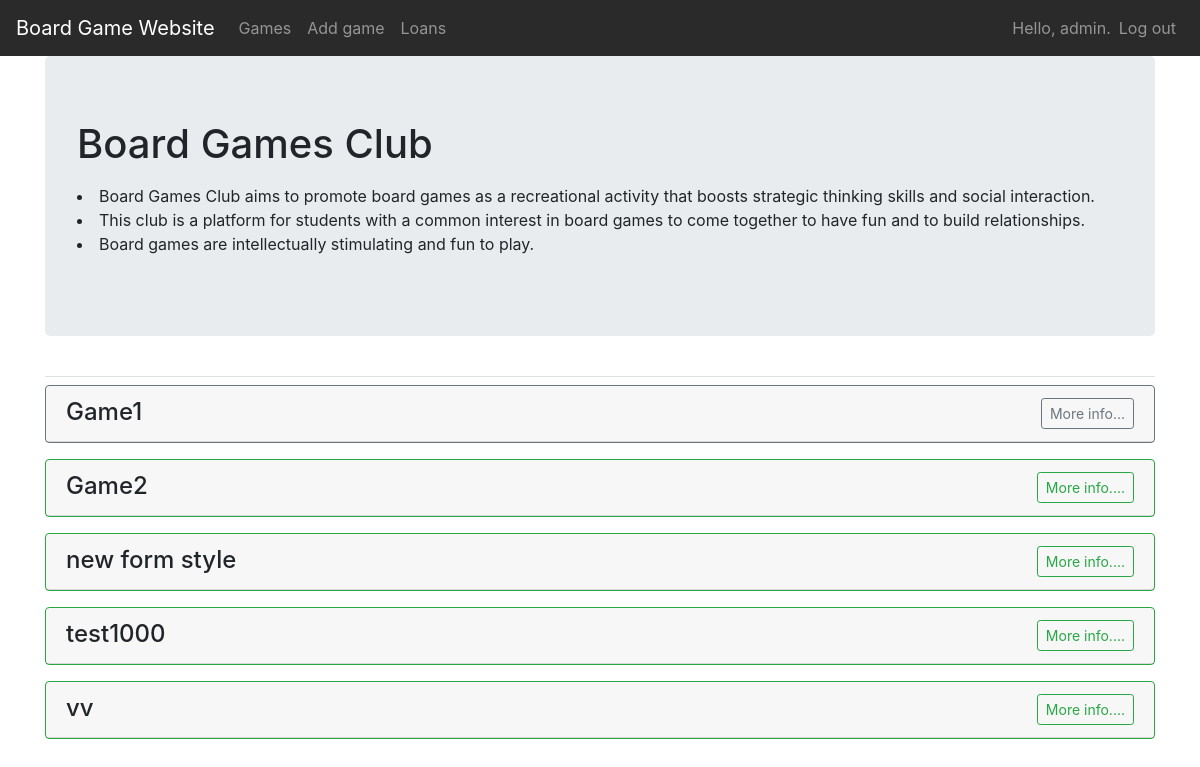
The app's page /games/ (signed in) with its own data.
### board_games/models.py (models this page shows)
class BoardGame(models.Model):
    game = models.CharField(max_length=100)
    genre = models.CharField(max_length=200)
    year_published = models.IntegerField()
    description = models.CharField(max_length=500)
    owner = models.ForeignKey(User, on_delete=models.CASCADE)
    loaned = models.BooleanField(default=False)
    def __str__(self):
        return self.game

### board_games/views.py (the view)
# urls.py: path("games/", views.games, name="games"),
@login_required
def games(request):
    games = BoardGame.objects.order_by("game")
    context = {"games": games}
    return render(request, "board_games/games.html", context)

### board_games/templates/board_games/games.html
{% extends 'board_games/base.html' %}
{% block page_header %}
<div class="jumbotron">
  <h1>Board Games Club</h1>
  <p><li>
        Board Games Club aims to promote board games as a recreational activity that boosts strategic thinking skills and social interaction.
    </li>
    <li>This club is a platform for students with a common interest in board games to come together to have fun and to build relationships.
    </li>
    <li>Board games are intellectually stimulating and fun to play.
    </li>
    </p>
</div>{% endblock page_header %}
{% block content %}
    {% for game in games %}
        {% if not game.loaned %}
        <div class="card mb-3 border border-success">
            <h4 class="card-header">
                {{ game }}
                <a class="btn btn-outline-success btn-sm float-right" href={% url 'board_games:game_info' game.id %}>More info....</a>
            </h4>
        </div>
        {% elif game.loaned %}
        <div class="card mb-3 border border-secondary">
            <h4 class="card-header">
                {{ game }}
                <a class="btn btn-outline-secondary btn-sm float-right" href={% url 'board_games:game_info' game.id %}>More info...</a>
            </h4>
        </div>
        {% endif %}
    {% empty %}
    <div>No games :(</div>
    {% endfor %}
{% endblock content %}

### board_games/templates/board_games/base.html (shortened to what this page needs)
{% load bootstrap4 %}
<!DOCTYPE html>
<html lang="en">
<head>
  {% bootstrap_css %}
</head>
<body>
  <nav class="navbar navbar-expand-md navbar-dark" style="background-color: #2a2a2a;">
    <a class="navbar-brand" href="{% url 'board_games:index'%}">
      Board Game Website</a>
    <div class="collapse navbar-collapse" id="navbarCollapse">
      <ul class="navbar-nav mr-auto">
        <li class="nav-item">
          <a class="nav-link" href="{% url 'board_games:games'%}">
            Games</a>
        </li>
        <li class="nav-item">
          <a class="nav-link" href="{% url 'board_games:add_game'%}">
            Add game</a>
        </li>
        <li class="nav-item">
          <a class="nav-link" href="{% url 'board_games:loans'%}">
            Loans</a>
        </li>
      </ul>
      <ul class="navbar-nav ml-auto">
        {% if user.is_authenticated %}
        <li class="nav-item">
          <span class="navbar-text">Hello, {{ user.username }}.</span>
        </li>
        <li class="nav-item">
          <a class="nav-link" href="{% url 'users:log_out' %}">Log out</a>
        </li>
        {% else %}
        <li class="nav-item">
          <a class="nav-link" href="{% url 'users:register' %}">Register</a>
        </li>
        <li class="nav-item">
          <a class="nav-link" href="{% url 'users:login' %}">Log in</a></li>
        {% endif %}
      </ul>
    </div>
  </nav>
  <main role="main" class="container">
    <div class="pb-2 mb-2 border-bottom">
      {% block page_header %}
      {% endblock page_header %}
    </div>
    <div>
      {% block content %}
      {% endblock content %}
    </div>
  </main>
</body>
</html>

### records on screen
BoardGame: game "Game1"
BoardGame: game "Game2"
BoardGame: game "new form style"
BoardGame: game "test1000"
BoardGame: game "vv"

### other values on screen
{{ user.username }} "admin"
